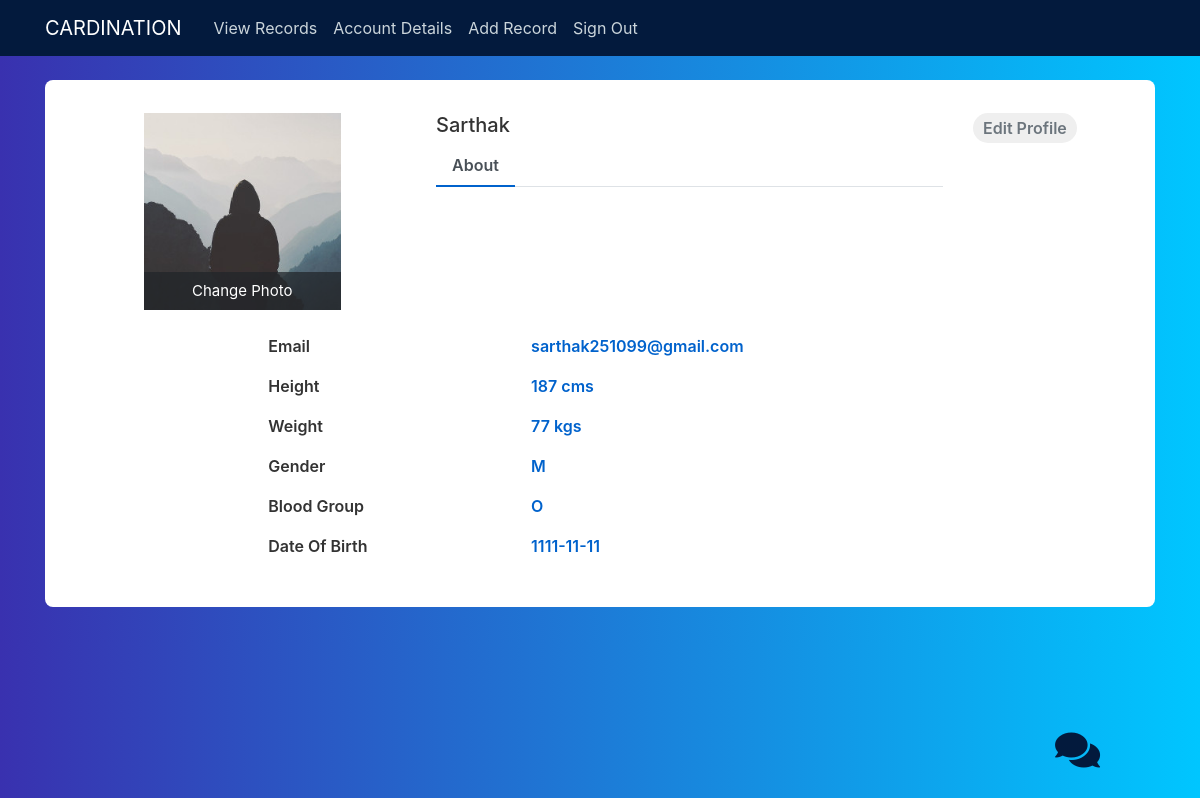
The page /accountPat (signed in) on the database its author committed.
### cardination/models.py (models this page shows, shortened)
class Patient(db.Model,UserMixin):
    id = db.Column(db.Integer, primary_key = True,autoincrement=True)
    username = db.Column(db.String(20), unique = True, nullable = False)
    email = db.Column(db.String(120), unique = True, nullable = False)
    image_file = db.Column(db.String(20), nullable = False, default = 'default.jpg')
    password = db.Column(db.String(60), nullable = False)
    weight = db.Column(db.Integer, unique = False, nullable = True)
    height = db.Column(db.Integer, unique = False, nullable = True)
    gender = db.Column(db.String(1), unique = False, nullable = False)
    bloodgroup = db.Column(db.String(10), unique = False, nullable = True)
    dob = db.Column(db.String(20), unique = False, nullable = True)
    records = db.relationship('Record',backref='patient',lazy=True)

### cardination/patient/routes.py (the view)
@patient.route("/accountPat")
@login_required
def accountPat():
    image_file=url_for('static',filename='profile_pic/'+current_user.image_file)
    return render_template('accountPat.html',image_file=image_file)

### cardination/models.py (called while the page is built)
@login_manager.user_loader
def load_user(user_id):
    return Patient.query.get(int(user_id))

### cardination/templates/accountPat.html (shortened to what this page needs)
{% extends "layout.html" %}
{% block content %}
<div class="container emp-profile">
<div class="row">
    <div class="col-md-4">
        <div class="profile-img">
            <img src="{{ image_file }}" alt="Profile picture">
            <div class="file btn btn-lg btn-primary">
                Change Photo
            </div>
        </div>
    </div>
    <div class="col-md-6">
        <div class="profile-head">
                    <h5>
                        {{ current_user.username }}
                    </h5>
            <ul class="nav nav-tabs" id="myTab" role="tablist">
                <li class="nav-item">
                    <a class="nav-link active" id="home-tab" data-toggle="tab" href="#home" role="tab" aria-controls="home" aria-selected="true">About</a>
                </li>
            </ul>
        </div>
    </div>
    <div class="col-md-2">
        <input type="submit" class="profile-edit-btn" name="btnAddMore" value="Edit Profile"/>
    </div>
</div>
<div class="row">
    <div class="col-md-8">
        <div style="margin-left:190px;" class="tab-content profile-tab" id="myTabContent">
            <div class="tab-pane fade show active" id="home" role="tabpanel" aria-labelledby="home-tab">
                        <div class="row">
                            <div class="col-md-6">
                                <label>Email</label>
                            </div>
                            <div class="col-md-6">
                                <p>{{ current_user.email }}</p>
                            </div>
                        </div>
                        <div class="row">
                            <div class="col-md-6">
                                <label>Height</label>
                            </div>
                            <div class="col-md-6">
                                <p>{{ current_user.height }} cms</p>
                            </div>
                        </div>
                        <div class="row">
                            <div class="col-md-6">
                                <label>Weight</label>
                            </div>
                            <div class="col-md-6">
                                <p>{{ current_user.weight }} kgs</p>
                            </div>
                        </div>
                        <div class="row">
                            <div class="col-md-6">
                                <label>Gender</label>
                            </div>
                            <div class="col-md-6">
                                <p>{{ current_user.gender }}</p>
                            </div>
                        </div>
                        <div class="row">
                            <div class="col-md-6">
                                <label>Blood Group</label>
                            </div>
                            <div class="col-md-6">
                                <p>{{ current_user.bloodgroup }}</p>
                            </div>
                        </div>
                        <div class="row">
                            <div class="col-md-6">
                                <label>Date Of Birth</label>
                            </div>
                            <div class="col-md-6">
                                <p>{{ current_user.dob }}</p>
                            </div>
                        </div>
                    </div>
                </div>
            </div>
        </div>
</div>
{% endblock content %}

### cardination/static/main.css (style rules this page uses)
body { background: #fafafa; color: #333333; margin-top: 5rem; }
h1, h2, h3, h4, h5, h6 { color: #444444; }

### cardination/templates/accountPat.html (style rules this page uses)
body { background: -webkit-linear-gradient(left, #3931af, #00c6ff); }
.emp-profile { padding: 3%; margin-top: 3%; margin-bottom: 3%; border-radius: 0.5rem; background: #fff; }
.profile-img { text-align: center; }
.profile-img img { width: 60%; height: 100%; }
.profile-img .file { position: relative; overflow: hidden; margin-top: -20%; width: 60%; border: none; border-radius: 0; font-size: 15px; background: #212529b8; }
.profile-head h5 { color: #333; }
.profile-edit-btn { border: none; border-radius: 1.5rem; width: 70%; padding: 2%; font-weight: 600; color: #6c757d; cursor: pointer; }
.profile-head .nav-tabs { margin-bottom:5%; }
.profile-head .nav-tabs .nav-link { font-weight:600; border: none; }
.profile-head .nav-tabs .nav-link.active { border: none; border-bottom:2px solid #0062cc; }
.profile-tab label { font-weight: 600; }
.profile-tab p { font-weight: 600; color: #0062cc; }

### rows shown on the page
Patient: username "Sarthak", email "sarthak251099@gmail.com", height "187", weight "77", gender "M", bloodgroup "O", dob "1111-11-11"
